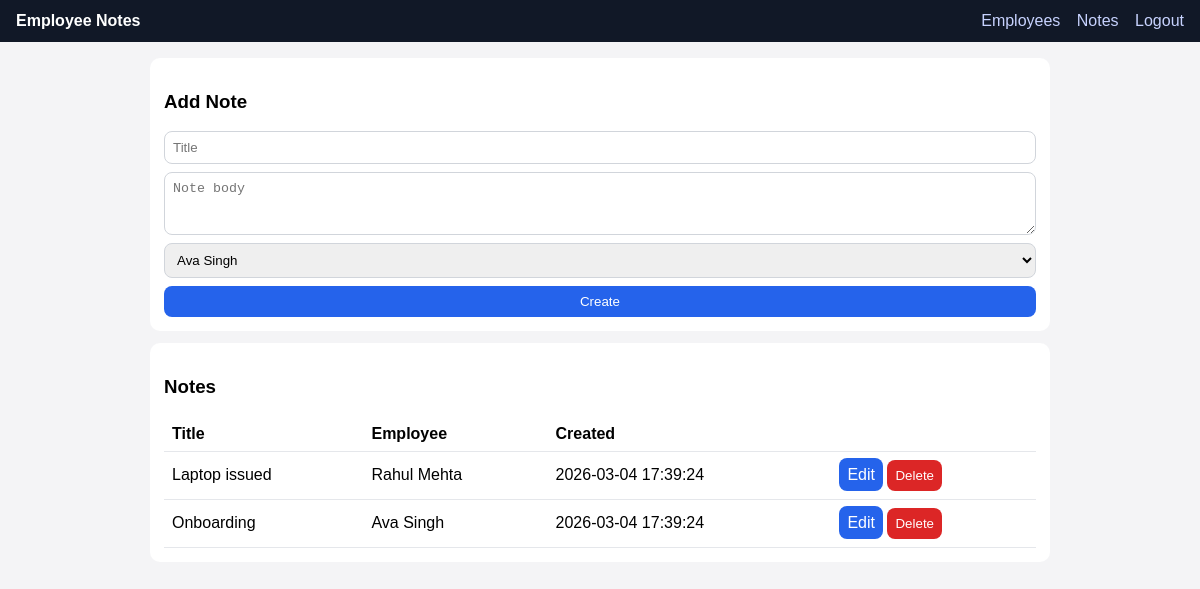
/notes (signed in), run on an earlier commit of the app's database.
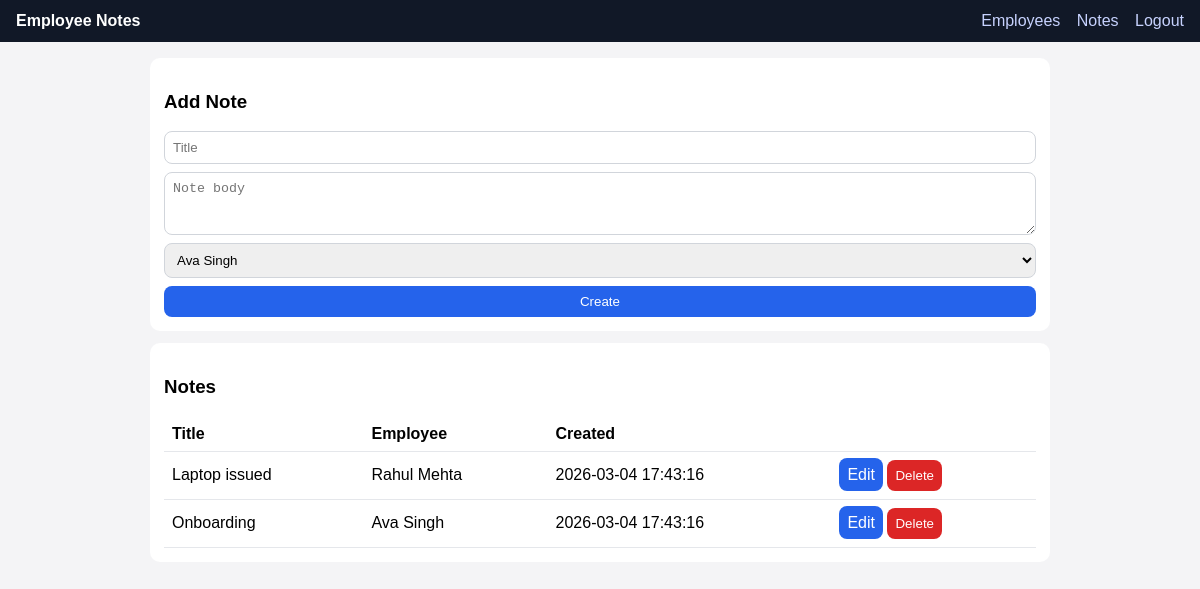
And on a later commit of the database.
### app/models.py (models this page shows)
class Note(db.Model):
    id = db.Column(db.Integer, primary_key=True)
    title = db.Column(db.String(120), nullable=False)
    body = db.Column(db.Text, nullable=False)
    employee_id = db.Column(db.Integer, db.ForeignKey("employee.id"), nullable=False)
    created_at = db.Column(db.DateTime, server_default=db.func.now(), nullable=False)
    employee = db.relationship("Employee", backref="notes")

class Employee(db.Model):
    id = db.Column(db.Integer, primary_key=True)
    name = db.Column(db.String(120), nullable=False)
    email = db.Column(db.String(120), unique=True, nullable=False)

### app/routes.py (the view, shortened to what this page needs)
@bp.route("/notes", methods=["GET", "POST"])
@login_required
def notes():
    notes_list = Note.query.order_by(Note.id.desc()).all()
    return render_template("notes.html", notes=notes_list, employees=Employee.query.order_by(Employee.name).all())

### app/models.py (called while the page is built)
@login_manager.user_loader
def load_user(user_id):
    return db.session.get(User, int(user_id))

### app/templates/notes.html
{% extends 'base.html' %}
{% block content %}
<div class="card">
  <h3>Add Note</h3>
  <form method="post" action="{{ url_for('main.notes') }}">
    <input name="title" placeholder="Title" required>
    <textarea name="body" rows="3" placeholder="Note body"></textarea>
    <select name="employee_id" required>
      {% for e in employees %}
      <option value="{{e.id}}">{{e.name}}</option>
      {% endfor %}
    </select>
    <button>Create</button>
  </form>
</div>
<div class="card">
  <h3>Notes</h3>
  <table>
    <thead><tr><th>Title</th><th>Employee</th><th>Created</th><th></th></tr></thead>
    <tbody>
      {% for n in notes %}
      <tr>
        <td>{{ n.title }}</td>
        <td>{{ n.employee.name }}</td>
        <td>{{ n.created_at }}</td>
        <td>
          <a class="btn" href="{{ url_for('main.edit_note', nid=n.id) }}">Edit</a>
          <form method="post" action="{{ url_for('main.delete_note', nid=n.id) }}" style="display:inline-block;">
            <button class="danger">Delete</button>
          </form>
        </td>
      </tr>
      {% endfor %}
    </tbody>
  </table>
</div>
{% endblock %}

### app/templates/base.html (shortened to what this page needs)
<!doctype html>
<html>
<head>
</head>
<body>
  <nav>
    <strong>Employee Notes</strong>
    {% if current_user.is_authenticated %}
    <div>
      <a href="{{ url_for('main.employees') }}">Employees</a>
      <a href="{{ url_for('main.notes') }}">Notes</a>
      <a href="{{ url_for('main.logout') }}">Logout</a>
    </div>
    {% endif %}
  </nav>
  <main>
    {% block content %}{% endblock %}
  </main>
</body>
</html>

### app/templates/base.html (style rules this page uses)
body { font-family: Arial, sans-serif; background:#f4f4f6; margin:0; }
nav { background:#111827; color:#fff; padding:12px 16px; display:flex; justify-content:space-between; }
nav a { color:#c7d2fe; margin-left:12px; text-decoration:none; }
main { max-width:900px; margin:16px auto; padding:0 12px; }
.card { background:#fff; border-radius:10px; padding:14px; margin-bottom:12px; }
form { display:grid; gap:8px; }
input, select, textarea, button, .btn { padding:8px; border-radius:8px; border:1px solid #d1d5db; }
button, .btn { border:none; background:#2563eb; color:#fff; text-decoration:none; cursor:pointer; }
.danger { background:#dc2626; }
table { width:100%; border-collapse:collapse; }
th, td { border-bottom:1px solid #e5e7eb; padding:8px; text-align:left; }

What changed in the data, as far as the page shows it:
changed Note "Laptop issued": created_at "2026-03-04 17:39:24" → "2026-03-04 17:43:16"
changed Note "Onboarding": created_at "2026-03-04 17:39:24" → "2026-03-04 17:43:16"
